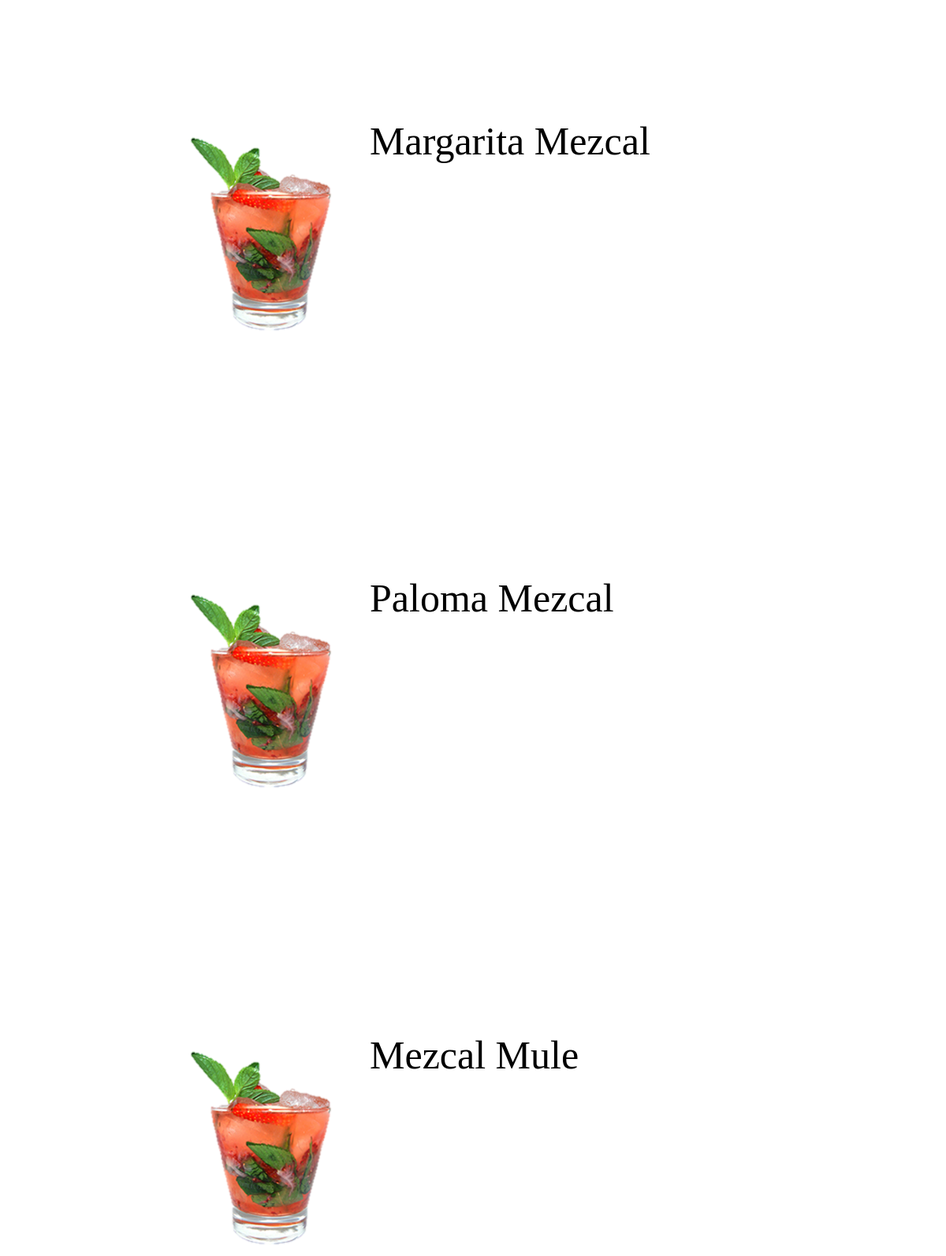
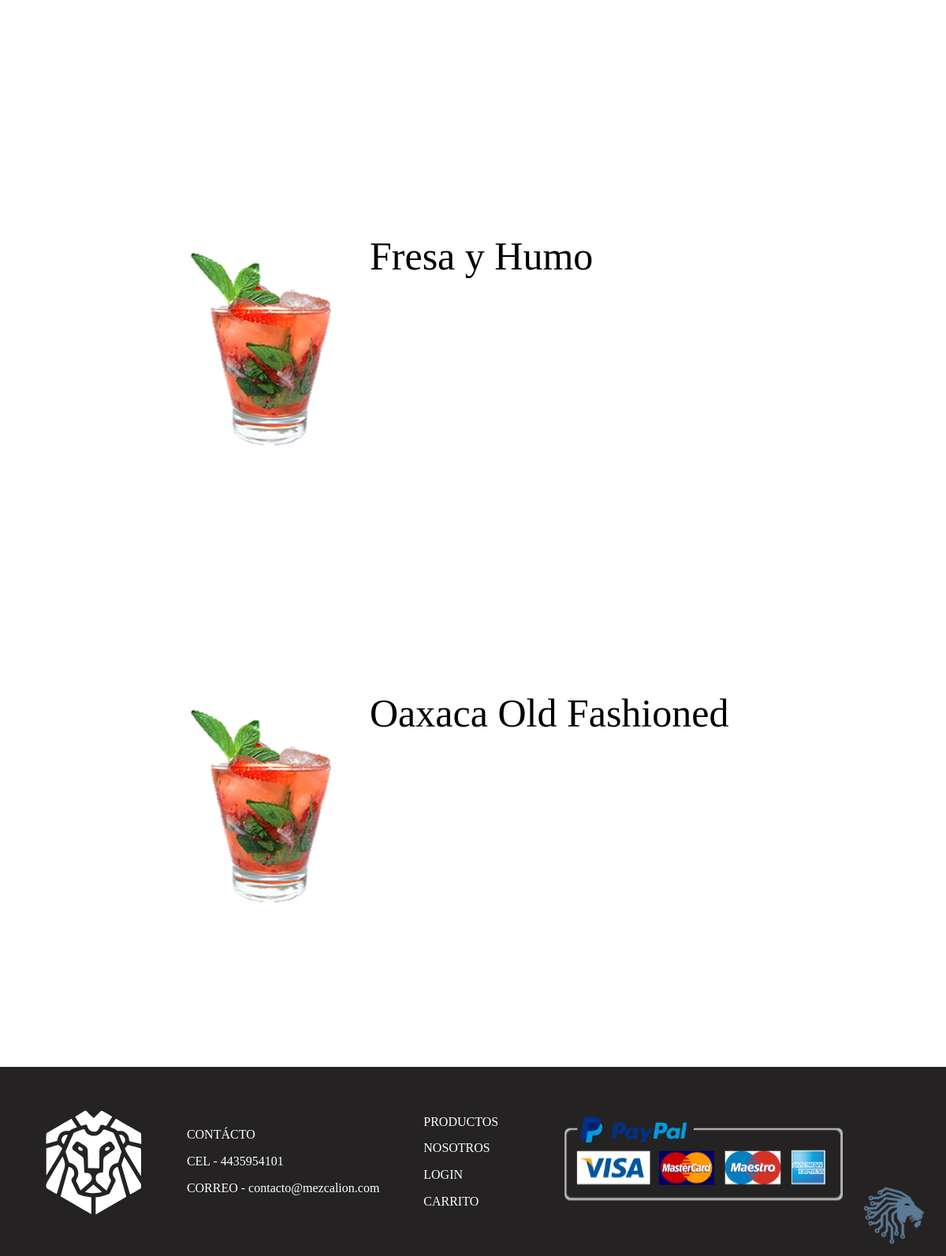
Screenshot of /recetas.php with the database file from the repository (2 pictures, top to bottom).
### tables this page shows
CREATE TABLE `recetas` (
  `ID_receta` int(11) NOT NULL,
  `nombre` varchar(255) NOT NULL,
  `ID_mezcal` int(11) NOT NULL,
  `ingredientes` text NOT NULL,
  `instrucciones` text NOT NULL,
  `Imagen_coctel` varchar(255) DEFAULT NULL
);

### recetas.php (the view, shortened to what this page needs)
<?php
require_once ("conexion.php");
$tipo = isset($_GET['tipo']) ? $_GET['tipo'] : '';
$buscar = isset($_GET['buscar']) ? $_GET['buscar'] : '';
if (!empty($tipo) && $tipo != "Todos") {
    $sql = "SELECT Recetas.*, Mezcales.Tipo FROM Recetas JOIN Mezcales ON Recetas.ID_mezcal = Mezcales.ID_mezcal WHERE Mezcales.Tipo = '$tipo'";
} elseif (!empty($buscar)) {
    $sql = "SELECT Recetas.*, Mezcales.Tipo FROM Recetas JOIN Mezcales ON Recetas.ID_mezcal = Mezcales.ID_mezcal WHERE Recetas.nombre LIKE '%$buscar%'";
} else {
    $sql = "SELECT * FROM Recetas";
}
$recetas = $conn->query($sql);
?>
<!DOCTYPE html>
<html lang="en">
<head>
    <link rel="stylesheet" href="estilos.css" />
</head>
<body>
    <main>
        <div class="contenedor-recetas">
            <?php
            while ($fila = mysqli_fetch_assoc($recetas)) {
                ?>
                <a class="carta" href="coctel_receta.php?id=<?php echo $fila["ID_receta"]; ?>">
                    <div>
                        <img src="img/<?php echo $fila["Imagen_coctel"]; ?>" alt="<?php echo $fila["nombre"]; ?>">
                    </div>
                    <div class="texto">
                                <h3><?php echo $fila["nombre"]; ?></h3>
                            </div>
                </a>
                <?php
            }
            ?>
        </div>
    </main>
    <footer></footer>
</body>
</html>

### estilos.css (style rules this page uses)
body { margin: 0; }
header, footer { background-color: #242222; }
.productos-mezcales .productos .carta p, h3 { font-family: serif; font-size: 1.5em; font-weight: 500; }
.contenedor-productos .carta p, h3 { font-family: serif; }
a { all: unset; cursor: pointer; }
.contenedor-recetas { background-color: #ffffff; display: flex; flex-direction: column; width: 100%; align-items: center; }
.contenedor-recetas .carta { display: flex; flex-direction: row; text-decoration: none; width: 80%; height: 430px; flex: 0 0 310px; margin: 80px; margin-bottom: 100px; padding-top: 20px; padding-bottom: 50px; }
.contenedor-recetas .carta img { margin-left: 100px; }
.contenedor-recetas .texto { margin-right:40px; }
.contenedor-recetas .texto h3 { font-family: serif; font-size: 50px; margin-left: 1rem; }

### rows the page displays
recetas: Imagen_coctel (picture), nombre "Margarita Mezcal"
recetas: Imagen_coctel (picture), nombre "Paloma Mezcal"
recetas: Imagen_coctel (picture), nombre "Mezcal Mule"
recetas: Imagen_coctel (picture), nombre "Fresa y Humo"
recetas: Imagen_coctel (picture), nombre "Oaxaca Old Fashioned"
